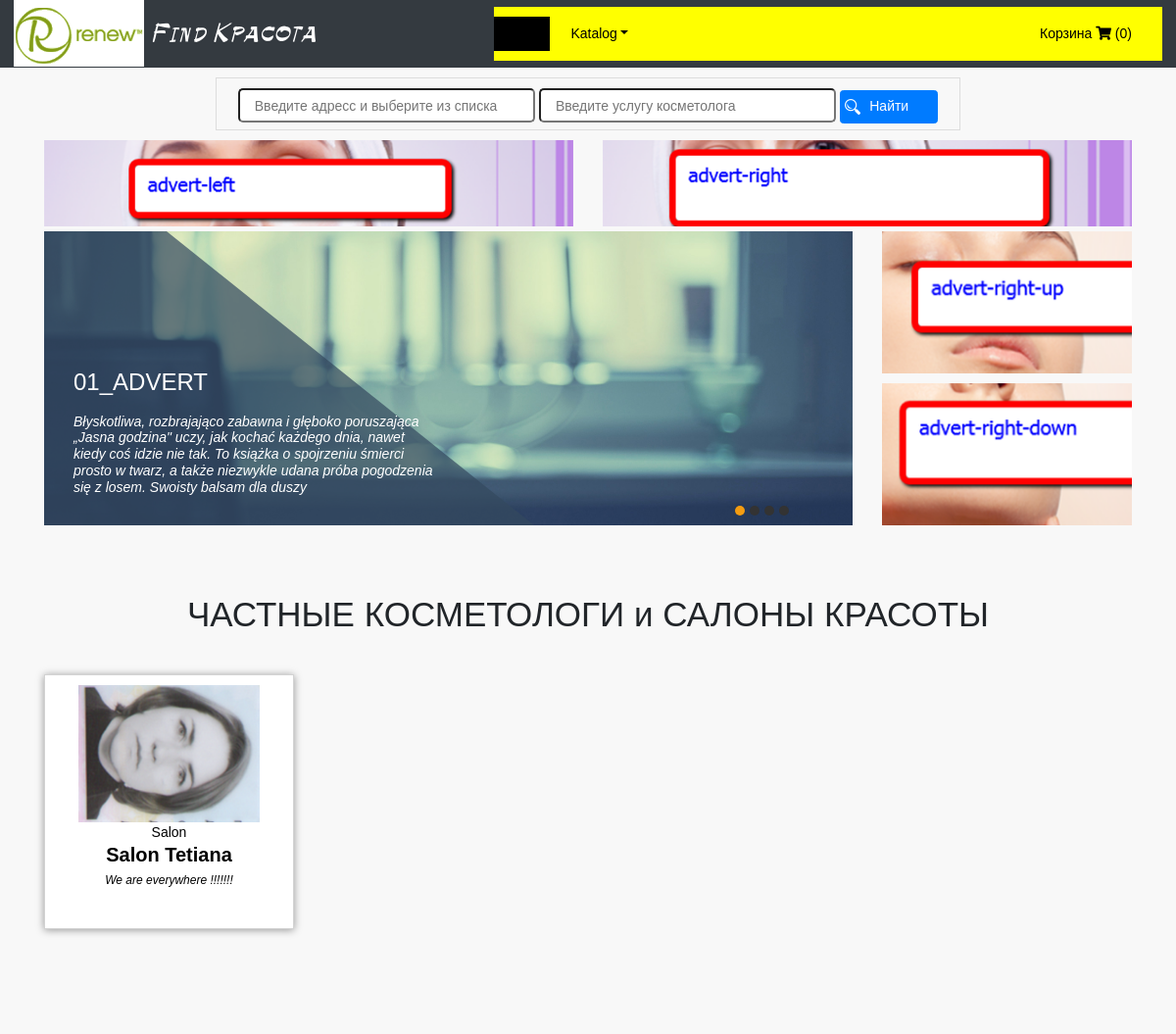
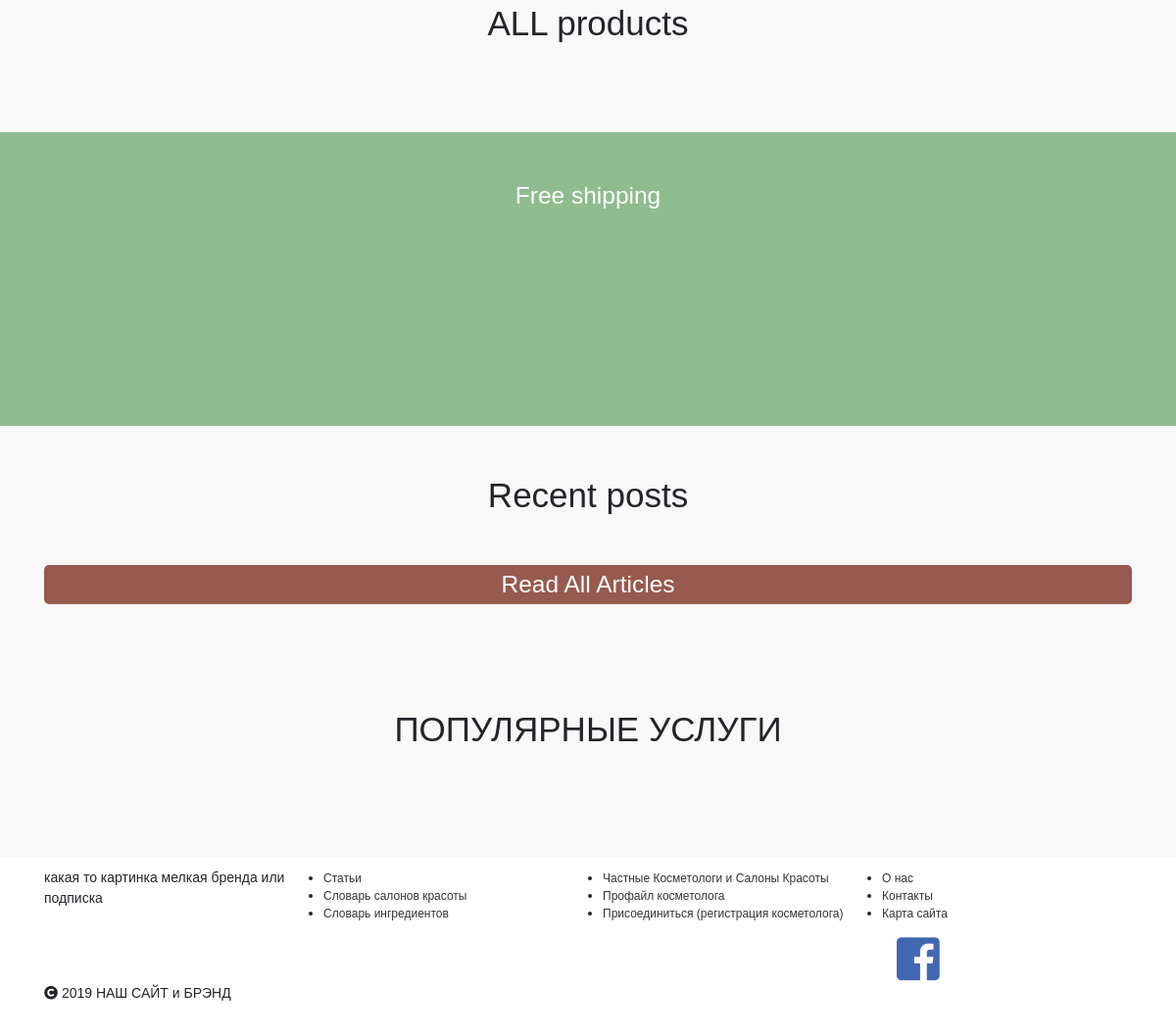
The page / on the database its author committed (2 pictures, top to bottom).
### landing/models.py (models this page shows, shortened)
class LogoImage(models.Model):
    image = models.ImageField(upload_to='logo_images/')
    is_active = models.BooleanField(default=True)
    is_main = models.BooleanField(default=False)
    created = models.DateTimeField(auto_now_add=True, auto_now=False)
    updated = models.DateTimeField(auto_now_add=False, auto_now=True)
    class Meta:
        verbose_name = 'LogoPhoto'
        verbose_name_plural = 'LogoPhotos'

class SliderMain(models.Model):
    ad_name = models.CharField(max_length=64)
    ad_customer = models.CharField(max_length=64)
    ad_description = models.TextField(blank=True, null=True, default=None)
    ad_title = models.CharField(max_length=128)
    ad_text = models.TextField(blank=True, null=True, default=None)
    image = models.ImageField(upload_to='advert_images/')
    url = models.URLField(blank=True, null=True, default=None)
    is_active = models.BooleanField(default=True)
    is_main = models.BooleanField(default=False)
    position = models.IntegerField(blank=True, null=True, default=None)
    created = models.DateTimeField(auto_now_add=True, auto_now=False)
    updated = models.DateTimeField(auto_now_add=False, auto_now=True)
    activation_date = models.DateField(blank=True, default=None)
    deactivation_date = models.DateField(blank=True, default=None)
    class Meta:
        verbose_name = 'SliderMain'
        verbose_name_plural = 'SliderMains'

### cosmetologs/models.py (models this page shows, shortened)
class Cosmetolog(models.Model):
    name = models.CharField(max_length=128, blank=True, null=True, default=None)
    slug = models.SlugField(max_length=128, unique=True)
    type = models.ForeignKey(CosmetologType, blank=True, null=True, default=None, on_delete=models.CASCADE)
    city_cosmetolog = models.ForeignKey(Address, blank=True, null=True, default=None, on_delete=models.CASCADE)
    index_cosmetolog = models.CharField(max_length=5, blank=True, null=True, default=None)
    street_cosmetolog = models.ForeignKey(Address, related_name='street_cosmetolog', blank=True, null=True, default=None, on_delete=models.CASCADE)
    house_cosmetolog = models.CharField(max_length=8, blank=True, null=True, default=None)
    order_email = models.EmailField(blank=True, null=True, default=None)
    order_phone = models.CharField(max_length=13, blank=True, null=True, default=None)
    balance = models.DecimalField(max_digits=10, decimal_places=2, default=0)
    logo_image = models.ImageField(upload_to='logo_images/', help_text="optimal size  600x450")
    description = RichTextField(blank=True, null=True, default=None,
                                help_text="краткое описание, 70 симоволов, которых будет на шот-рекламе")
    description_region = models.CharField(max_length=255, blank=True, null=True, default=None)
    description_tariff = models.CharField(max_length=255, blank=True, null=True, default=None)
    description_service = models.CharField(max_length=255, blank=True, null=True, default=None)
    description_product = models.CharField(max_length=255, blank=True, null=True, default=None)
    headline = models.CharField(max_length=128, blank=True, null=True, default=None)
    working_hours = models.CharField(max_length=128, blank=True, null=True, default=None)
    rating = models.DecimalField(max_digits=3, decimal_places=0, default=0)
    review_count = models.IntegerField(default=0)
    order_nmb = models.IntegerField(default=0)
    fee = models.DecimalField(max_digits=3, decimal_places=2, default=0)
    is_active = models.BooleanField(default=False)
    is_visible = models.BooleanField(default=False)
    registration_time = models.DateTimeField(blank=True, default=None)
    created = models.DateTimeField(auto_now_add=True, auto_now=False)
    updated = models.DateTimeField(auto_now_add=False, auto_now=True)
    site_url = models.URLField(blank=True, null=True, default=None)
    active_until = models.DateTimeField(auto_now_add=True, auto_now=False)
    is_paid = models.BooleanField(default=False)
    modified_by = models.ForeignKey(User, blank=True, null=True, default=None, on_delete=models.CASCADE)
    class Meta:
        verbose_name = 'Cosmetolog'
        verbose_name_plural = 'Cosmetologs'

class CosmetologType(models.Model):
    name = models.CharField(max_length=64, blank=True, null=True, default=None)
    slug = models.SlugField(max_length=32, unique=True)
    is_active = models.BooleanField(default=True)
    def __str__(self):
        return "%s" % self.name
    class Meta:
        verbose_name = 'CosmetologType'
        verbose_name_plural = 'CosmetologTypes'

### landing/views.py (the view)
# urls.py: 2. Add a URL to urlpatterns:  url(r'^$', views.home, name='home')
def home(request):
    address_cosmetologs = Cosmetolog.objects.filter(is_active=True)
    cosmetolog_addresses = CosmetologAddress.objects.filter(is_active=True)
    search_active_addresses = Address.objects.filter(is_active=True)
    active_addresses = search_active_addresses.filter(
        Q(type_id=5) |
        Q(type_id=4)
    ).order_by('type_id')
    service_categories = CategoryForCosmetolog.objects.filter(is_active=True)
    subservice_categories = SubCategoryForCosmetolog.objects.filter(is_active=True)
    service_products = ServiceProduct.objects.filter(is_active=True, is_visible=True)
    service_products_images_all = ServiceProductImage.objects.filter(is_active=True, is_main=True,
                                                                     service_product__is_active=True,
                                                                     service_product__is_visible=True)
    service_products_images = service_products_images_all[:4]
    cosmetologs_all = Cosmetolog.objects.filter(is_active=True, is_visible=True)
    cosmetologs = cosmetologs_all[:4]
    slider_mains = SliderMain.objects.filter(is_active=True, is_main=True)
    slider_mains_counts = range(slider_mains.count() - 1)
    advert_all = SliderMain.objects.filter(is_active=True, is_main=False)
    advert_left = advert_all.get(position=1)
    advert_right = advert_all.get(position=2)
    advert_right_up = advert_all.get(position=3)
    advert_right_down = advert_all.get(position=4)
    blogs_images_all = BlogImage.objects.filter(is_active=True, is_main=True)
    blogs_images = blogs_images_all[:4]
    products_images_all = ProductImage.objects.filter(is_active=True, is_main=True, product__is_active=True)
    products_images = products_images_all[:4]
    products_images_new = products_images_all.filter(product__category__id=1)
    products_images_popular = products_images_all.filter(product__category__id=2)
    return render(request, 'landing/home.html', locals())

### templates/landing/home.html (shortened to what this page needs)
{% extends 'base.html' %}
{% load static %}
{% block content %}
    {% include 'landing/search_fields.html' %}
    {% include 'landing/advert_top.html' %}
    {% include 'landing/advert_section_top.html' %}
    <div class="section section1 all">
        <div class="container">
                <div class="row">
                    <div class="col-lg-12">
                        <h1 class="text-center">
                            ЧАСТНЫЕ КОСМЕТОЛОГИ и САЛОНЫ КРАСОТЫ
                        </h1>
                    </div>
                    {% for cosmetolog in cosmetologs %}
                        {% include 'landing/cosmetolog_item.html' %}
                    {% endfor %}
                </div>
        </div>
    </div>
    <div class="section section1 all">
        <div class="container">
                <div class="row">
                    <div class="col-lg-12">
                        <h1 class="text-center">
                            ALL products
                        </h1>
                    </div>
                </div>
        </div>
    </div>
    <div class="section section-delivery">
        <div>
            <h3>Free shipping</h3>
        </div>
    </div>
    <div class="section section2 new">
        <div class="container">
            <div class="row">
                <div class="col-lg-12">
                    <h1 class="text-center">
                        Recent posts
                    </h1>
                </div>
            </div>
            <div class="row">
                <div class="col-lg-12">
                    <h3>
                        <a href="#">
                            <div class="read-all">
                                <div class="read-all-text">Read All Articles</div>
                            </div>
                        </a>
                    </h3>
                </div>
            </div>
        </div>
    </div>
    <div class="section section3 popular">
        <div class="container">
                <div class="row">
                    <div class="col-lg-12">
                        <h1 class="text-center">
                            ПОПУЛЯРНЫЕ УСЛУГИ
                        </h1>
                    </div>
                </div>
        </div>
    </div>
{% endblock %}

### templates/navbar.html (shortened to what this page needs)
<nav class="navbar navbar-expand-md navbar-main navbar-toggleable-md navbar-dark bg-dark">
    <a class="navbar-brand" href="#">
        {% for logo_image in logo_images %}
                <img src="{{ logo_image.image.url }}" class="d-block mx-auto logo"
                     alt="здоровье, красота, прелесть">
        {% endfor %}
    </a>
    <div class="site-logo-name"><span>Find Красота</span></div>
    <div class="collapse navbar-collapse navbar-home12" id="navbarTogglerDemo02">
        <ul class="navbar-nav mr-auto">
            <li class="nav-item active">
                <a class="nav-link" href="/" title="Главная страница"><i class="fas fa-home"></i></a>
            </li>
            <li class="nav-item dropdown">
                <a href="#" class="dropdown-toggle nav-link" data-toggle="dropdown" role="button"
                   aria-haspopup="true" aria-expanded="false">Katalog</a>
            </li>
        </ul>
        <ul class="navbar-nav ml-auto">
            <li class="nav-item">
                <div class="basket-container">
                    <a class="nav-link buy-cart" href="/checkout/">Корзина
                        <i class="fas fa-shopping-cart buy-cart"></i>
                        <span id="basket_total_nmb">
                            {% if products_total_nmb %}
                                ({{ products_total_nmb }})
                            {% else %}
                                (0)
                            {% endif %}
                        </span>
                    </a>
                </div>
            </li>
        </ul>
    </div>
</nav>

### templates/landing/advert_top.html
<div class="advert-top">
    <div class="container">
        <div class="row">
            <div class="col col-lg-6">
                <a href="{{ advert_left.url }}">
                    <img src="{{ advert_left.image.url }}" class="img-fluid advert-left">
                </a>
            </div>
            <div class="col col-lg-6">
                <a href="{{ advert_right.url }}">
                    <img src="{{ advert_right.image.url }}" class="img-fluid advert-right">
                </a>
            </div>
        </div>
    </div>
</div>

### templates/landing/sliderCSS_02.html
<div class="slider">
    <div class="legend">
    </div>
    <div>
        <a href="{{ slider_main.url }}">
            <div class="content">
                <div class="content-txt">
                    <h1> {{ slider_main.ad_title }} </h1>
                    <h2> {{ slider_main.ad_text }} </h2>
                </div>
            </div>
            <div class="image">
                <a href="">
                    <img src="{{ slider_main.image.url }}" class = "img-responsive">
                </a>
            </div>
        </a>
    </div>
</div>

### templates/landing/advert_right.html
<div class="col-lg-3 advert-right-container">
    <div class="advert-right-up-container">
        <a href="{{ advert_right_up.url }}">
            <img src="{{ advert_right_up.image.url }}" class="img-fluid advert-right-up">
        </a>
    </div>
    <div class="advert-right-down-container">
        <a href="{{ advert_right_down.url }}">
            <img src="{{ advert_right_down.image.url }}" class="img-fluid advert-right-down">
        </a>
    </div>
</div>

### templates/landing/cosmetolog_item.html
<div class="col-lg-3 col-md-6 col-sm-6">
    <a href="{% url 'cosmetolog' cosmetolog.slug %}" class="link-decoration">
        <div class="cosmetolog-item shadow-item-box">
            <div>
                <div class="d-block mx-auto img-cosmetolog">
                        <img src="{{ cosmetolog.logo_image.url }}" class = "img-fluid img-cosmetolog-inside">
                </div>
            </div>
            <div class="product-name">
                <p>{{ cosmetolog.type }}</p>
                <h4>{{ cosmetolog.name }}</h4>
            </div>
            <div class="product-s-description">
                <p>
                    {{ cosmetolog.headline|truncatechars_html:70 }}
                </p>
            </div>
        </div>
    </a>
</div>

### rows shown on the page
LogoImage: image (picture)
SliderMain: image (picture)
SliderMain: image (picture)
SliderMain: ad_title "01_ADVERT", ad_text "Błyskotliwa, rozbrajająco zabawna i głęboko poruszająca „Jasna godzina\" uczy, jak kochać każdego dnia, nawet kiedy coś idzie nie tak. To książka o spojrzeniu śmierci prosto w twarz, a także niezwykle udana próba pogodzenia się z losem. Swoisty balsam dla duszy", image (picture)
SliderMain: image (picture)
SliderMain: image (picture)
Cosmetolog: logo_image (picture), type "Salon", name "Salon Tetiana", headline "We are everywhere !!!!!!!"
